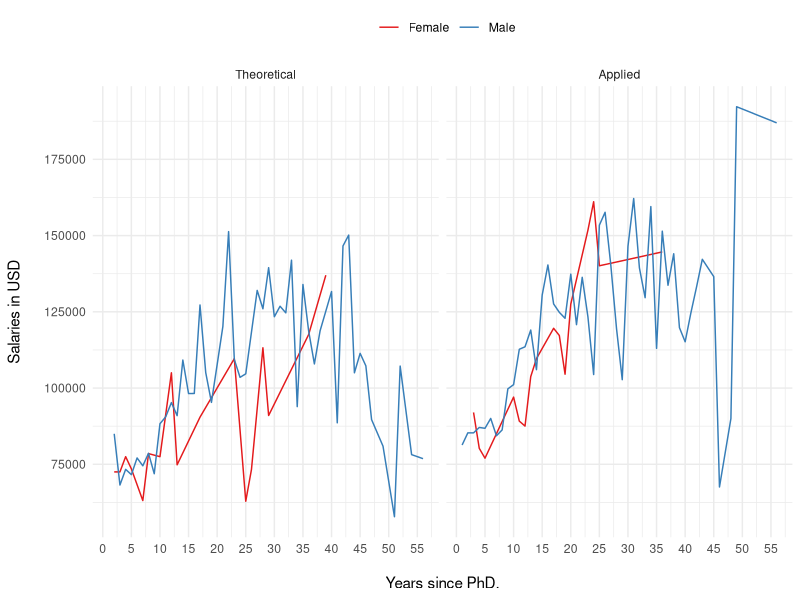

This figure's R source:
## ---- chunk 1
knitr::opts_chunk$set(echo = TRUE)
## ---- chunk 2
library(tidyverse)

diamonds |>
  filter(clarity == "VVS2" & (carat >= 2.0 | carat <= 2.1)) |>
  summarise(mean = mean(price),
            sd = sd(price))

# OR

mean(diamonds$price[diamonds$clarity == "VVS2" & (diamonds$carat>=2.0 | diamonds$carat <= 2.1)])
sd(diamonds$price[diamonds$clarity == "VVS2" & (diamonds$carat>=2.0 | diamonds$carat <= 2.1)])

## ---- chunk 3
range(carData::Salaries$yrs.since.phd)
range(carData::Salaries$salary)

carData::Salaries |> 
  mutate(discipline=factor(discipline,
                           levels=c("A","B"),
                           labels=c("Theoretical","Applied"))) |> 
  group_by(yrs.since.phd,sex,discipline) |> 
  summarise(meanSal=mean(salary)) |> 
  ggplot(aes(x=yrs.since.phd,y=meanSal,color=sex))+
  geom_line()+
  scale_x_continuous("\nYears since PhD.",breaks=seq(0,56,5))+
  scale_y_continuous("Salaries in USD\n",breaks=seq(0,250000,25000))+
  scale_color_brewer("",palette = "Set1")+
  facet_wrap(~discipline)+
  theme_minimal()+
  theme(legend.position = "top")
